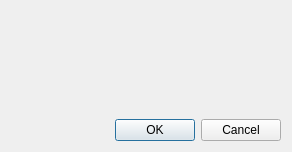
<?xml version="1.0" encoding="UTF-8"?>
<ui version="4.0">
 <class>Dialog</class>
 <widget class="QDialog" name="Dialog">
  <property name="geometry">
   <rect>
    <x>0</x>
    <y>0</y>
    <width>292</width>
    <height>152</height>
   </rect>
  </property>
  <property name="windowTitle">
   <string>Dialog</string>
  </property>
  <layout class="QVBoxLayout" name="verticalLayout">
   <item>
    <widget class="QLabel" name="confirm_label">
     <property name="text">
      <string/>
     </property>
    </widget>
   </item>
   <item>
    <widget class="QDialogButtonBox" name="buttonBox">
     <property name="orientation">
      <enum>Qt::Orientation::Horizontal</enum>
     </property>
     <property name="standardButtons">
      <set>QDialogButtonBox::StandardButton::Cancel|QDialogButtonBox::StandardButton::Ok</set>
     </property>
    </widget>
   </item>
  </layout>
 </widget>
 <resources/>
 <connections>
  <connection>
   <sender>buttonBox</sender>
   <signal>accepted()</signal>
   <receiver>Dialog</receiver>
   <slot>accept()</slot>
   <hints>
    <hint type="sourcelabel">
     <x>248</x>
     <y>254</y>
    </hint>
    <hint type="destinationlabel">
     <x>157</x>
     <y>274</y>
    </hint>
   </hints>
  </connection>
  <connection>
   <sender>buttonBox</sender>
   <signal>rejected()</signal>
   <receiver>Dialog</receiver>
   <slot>reject()</slot>
   <hints>
    <hint type="sourcelabel">
     <x>316</x>
     <y>260</y>
    </hint>
    <hint type="destinationlabel">
     <x>286</x>
     <y>274</y>
    </hint>
   </hints>
  </connection>
 </connections>
</ui>
